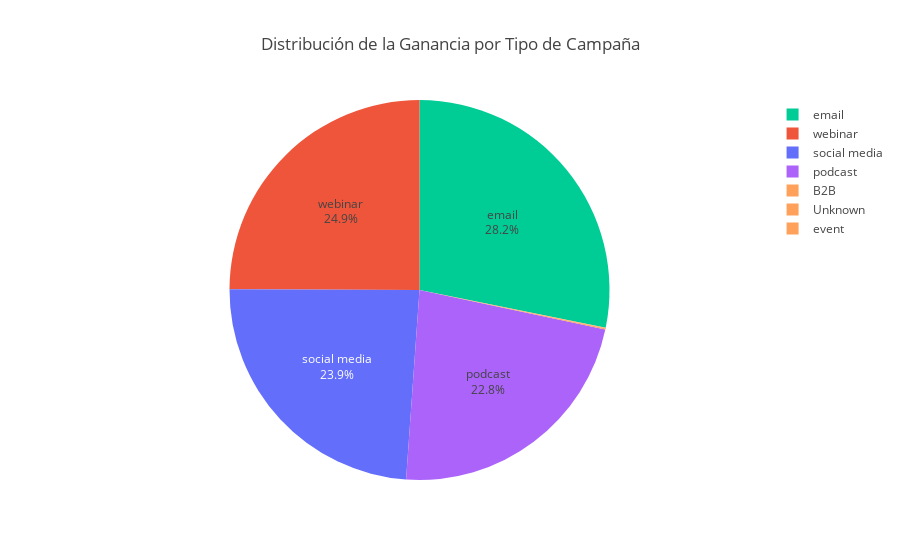

The code cell stored with this chart in its notebook:
### Code cell
#cálculo porcentaje de ganancia por tipo de campaña
porcentaje_ganancia_campaña = (
    df.groupby('type')['revenue'].sum().reset_index(name='Ganancia')
)
porcentaje_ganancia_campaña['Porcentaje de Ganancia'] = 100 * porcentaje_ganancia_campaña['Ganancia'] / porcentaje_ganancia_campaña['Ganancia'].sum()

#gráfico pie de porcentaje de ganancia por tipo de campaña
fig = px.pie(
    porcentaje_ganancia_campaña,
    values='Porcentaje de Ganancia',
    names='type',
    title='Distribución de la Ganancia por Canal',
    color='type',
    color_discrete_map=colores_campañas
)
fig.update_traces(textposition='inside', textinfo='percent+label')
fig.update_layout(title_text='Distribución de la Ganancia por Tipo de Campaña', title_x=0.5)
fig.show()

### Figure 1 — Plotly figure (JSON) as saved in the notebook; plotly's stock layout.template omitted (floating-point values rounded to 4 significant figures)
{"data": [{"customdata": [["B2B"], ["Unknown"], ["email"], ["event"], ["podcast"], ["social media"], ["webinar"]], "domain": {"x": [0, 1], "y": [0, 1]}, "hovertemplate": "type=%{customdata[0]}<br>Porcentaje de Ganancia=%{value}<extra></extra>", "labels": ["B2B", "Unknown", "email", "event", "podcast", "social media", "webinar"], "legendgroup": "", "marker": {"colors": ["#FFA15A", "#FFA15A", "#00CC96", "#FFA15A", "#AB63FA", "#636EFA", "#EF553B"]}, "name": "", "showlegend": true, "textinfo": "percent+label", "textposition": "inside", "type": "pie", "values": [0.09833, 0.0395, 28.18, 0.02299, 22.78, 23.94, 24.94]}], "layout": {"legend": {"tracegroupgap": 0}, "title": {"text": "Distribución de la Ganancia por Tipo de Campaña", "x": 0.5}}}
